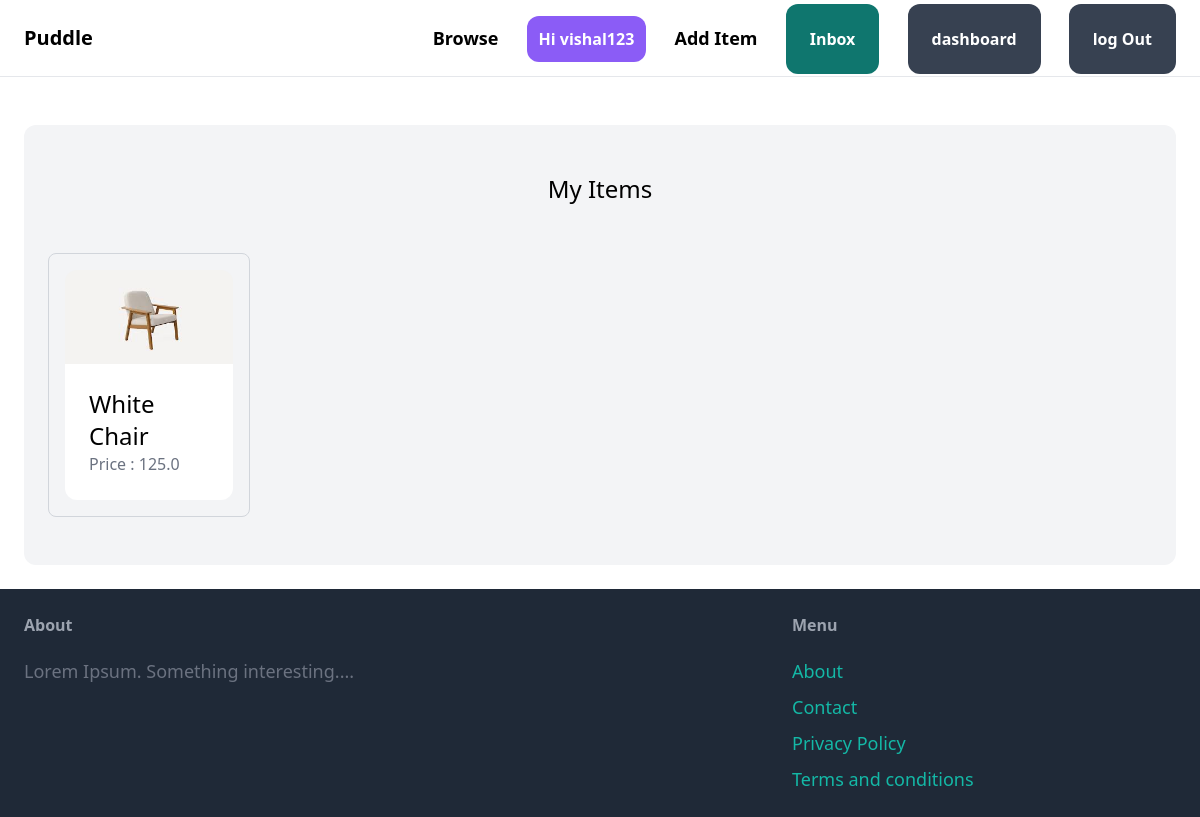
/dashboard/ (signed in), run on the app's committed database.
### item/models.py (models this page shows, shortened)
class Item(models.Model):
    category = models.ForeignKey(Category, related_name='items', on_delete=models.CASCADE)
    name = models.CharField(max_length=255)
    description = models.TextField(blank=True, null= True)
    price = models.FloatField()
    image =models.ImageField(upload_to='item_images', null=True, blank=True)
    is_sold = models.BooleanField(default=False)
    created_at = models.DateTimeField(auto_now_add=True)
    created_by = models.ForeignKey(User, related_name='items', on_delete=models.CASCADE)
    class Meta:
        ordering = ('name',)

### dashboard/views.py (the view)
# urls.py: path('', views.index, name='index'),
@login_required
def index(request):
    items = Item.objects.filter(created_by=request.user)
    return render(request, 'dashboard/index.html', {
        'items': items,
    })

### dashboard/templates/dashboard/index.html (shortened to what this page needs)
{% extends 'core/base.html' %}
{% block content %}
<div class="mt-6 px-6 py-12 bg-gray-100 rounded-xl">
    <h2 class="mb-12 text-2xl text-center">My Items</h2>
    <div class="grid grid-cols-5 gap-6">
        {% for item in items %}
        <div class="border border-gray-300 rounded-lg p-4">
            <a href="{% url 'item:detail' pk=item.id %}">
                <div>
                    <img src="{{item.image.url}}" class="rounded-t-xl" alt="some image">
                </div>
                <div class="p-6 bg-white rounded-b-xl">
                    <h2 class="text-2xl">{{item.name}}</h2>
                    <p class="text-gray-500">Price : {{item.price}}</p>
                </div>
            </a>
        </div>
        {% endfor %}
    </div>
</div>
{% endblock %}

### core/templates/core/base.html (shortened to what this page needs)
<!DOCTYPE html>
<html lang="en">
<head>
    <script src="https://cdn.tailwindcss.com"></script>
</head>
<body>
    <nav class="px-6 py-6 flex justify-between items-center border-b border-gray-200">
        <a href="/" class="text-xl font-semibold">Puddle</a>
        <div class="space-x-6">
            <a href="{% url 'item:items' %}" class="text-lg font-semibold hover:text-gray-500">Browse</a>
            {% if request.user.is_authenticated %}
            <a href="#" class="px-3 py-3 font-semibold bg-violet-500 text-white rounded-xl hover: bg-teal-700"> Hi
                {{user.username}}</a>
            <a href="{% url 'item:new' %}" class="text-lg font-semibold hover:text-gray-500">Add Item</a>
            <a href="{% url 'conversation:inbox' %}"
                class="px-6 py-6 font-semibold bg-teal-500 text-white rounded-xl hover: bg-teal-700">Inbox</a>
            <a href="{% url 'dashboard:index' %}"
                class="px-6 py-6 font-semibold bg-gray-500 text-white rounded-xl hover: bg-gray-700">dashboard</a>
            <a href="{% url 'core:logout' %}"
                class="px-6 py-6 font-semibold bg-gray-500 text-white rounded-xl hover: bg-gray-700">log Out</a>
            {% else %}
            <a href="{% url 'core:signup' %}"
                class="px-6 py-6 font-semibold bg-teal-500 text-white rounded-xl hover: bg-teal-700">Sign Up</a>
            <a href="{% url 'core:login' %}"
                class="px-6 py-6 font-semibold bg-gray-500 text-white rounded-xl hover: bg-gray-700">Log in</a>
            {% endif %}
        </div>
    </nav>
    <div class="px-6 py-6">
        {% block content %}
        {% endblock %}
    </div>
    <footer class="px-6 py-6 flex justify-between bg-gray-800">
        <div class="w-2/3 pr-10">
            <h3 class="mb-5 font-semibold  text-gray-400">About</h3>
            <p class="text-lg text-gray-500">Lorem Ipsum. Something interesting....</p>
        </div>
        <div class="w-1/3">
            <h3 class="mb-5 font-semibold  text-gray-400">Menu</h3>
            <ul class="space-y-2">
                <li><a href="#" class="text-lg text-teal-500 hover:text-teal-700">About</a></li>
                <li><a href="{% url 'core:contact' %}" class="text-lg text-teal-500 hover:text-teal-700">Contact</a>
                </li>
                <li><a href="#" class="text-lg text-teal-500 hover:text-teal-700">Privacy Policy</a></li>
                <li><a href="#" class="text-lg text-teal-500 hover:text-teal-700">Terms and conditions</a></li>
            </ul>
        </div>
    </footer>
</body>
</html>

### data on the page
Item: image (picture), name "White Chair", price "125.0"

### other printed values
{{ user.username }} "vishal123"
